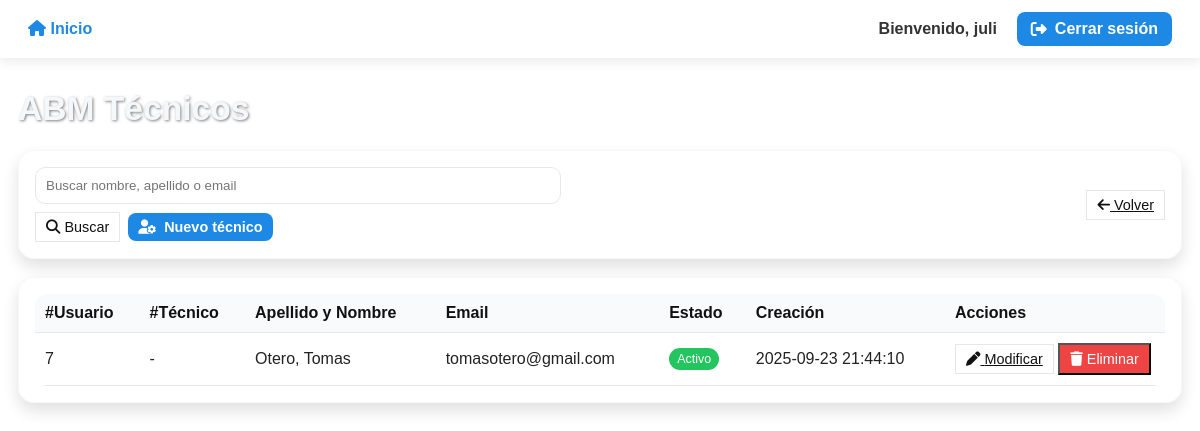
Page /interfaces/Administrador/abmTecnicos.php (signed in) on the committed database.
### tables this page shows
CREATE TABLE IF NOT EXISTS usuarios (
  id_usuario INT NOT NULL AUTO_INCREMENT,
  nombre VARCHAR(100) NOT NULL,
  apellido VARCHAR(100) NOT NULL,
  email VARCHAR(150) NOT NULL,
  password_hash VARCHAR(255) NOT NULL,
  id_rol INT DEFAULT NULL,
  activo TINYINT(1) DEFAULT 1,
  fecha_creacion TIMESTAMP NOT NULL DEFAULT CURRENT_TIMESTAMP,
  genero VARCHAR(100) DEFAULT NULL,
  img_dni LONGTEXT DEFAULT NULL,
  CONSTRAINT pk_usuario PRIMARY KEY (id_usuario),         
  CONSTRAINT uk_usuario_email UNIQUE (email),             
  KEY idx_usuario_id_rol (id_rol),                        
  CONSTRAINT fk_usuario_id_rol FOREIGN KEY (id_rol)       
    REFERENCES roles(id_rol)
    ON UPDATE CASCADE
    ON DELETE SET NULL
);

### interfaces/Administrador/abmTecnicos.php (the view, shortened to what this page needs)
<?php
$nombreAdmin = $_SESSION['nombre'] ?? 'Admin';
$conn = ConexionBD::conectar();
$conn->set_charset('utf8mb4');
function esc($s){ return htmlspecialchars((string)$s, ENT_QUOTES, 'UTF-8'); }
function qget($k,$d=null){ return isset($_GET[$k])?$_GET[$k]:$d; }
$action = qget('action','list');
$search = trim(qget('q',''));
$rows=[];
if ($action==='list'){
  if ($search!==''){
    $like='%'.$search.'%';
    $s=$conn->prepare("
      SELECT u.id_usuario,u.nombre,u.apellido,u.email,u.activo,u.fecha_creacion,
             t.id_tecnico
      FROM usuarios u
      LEFT JOIN tecnicos t ON t.id_usuario=u.id_usuario
      WHERE u.id_rol=4 AND (u.nombre LIKE ? OR u.apellido LIKE ? OR u.email LIKE ?)
      ORDER BY u.apellido,u.nombre
      LIMIT 200
    ");
    $s->bind_param('sss',$like,$like,$like);
  } else {
    $s=$conn->prepare("
      SELECT u.id_usuario,u.nombre,u.apellido,u.email,u.activo,u.fecha_creacion,
             t.id_tecnico
      FROM usuarios u
      LEFT JOIN tecnicos t ON t.id_usuario=u.id_usuario
      WHERE u.id_rol=4
      ORDER BY u.apellido,u.nombre
      LIMIT 200
    ");
  }
  $s->execute();
  if ($r=$s->get_result()){ while($row=$r->fetch_assoc()) $rows[]=$row; }
}
?>
<!DOCTYPE html>
<html lang="es">
<head>
<link rel="stylesheet" href="https://cdnjs.cloudflare.com/ajax/libs/font-awesome/6.5.0/css/all.min.css"/>
</head>
<body>
<nav>
  <div class="nav-inner">
    <div class="nav-links">
      <a href="principalAdmi.php"><i class="fa fa-house"></i> Inicio</a>
    </div>
    <div class="nav-links">
      <span style="color:#333;font-weight:bold">Bienvenido, <?= esc($nombreAdmin) ?></span>
      <a class="btn" href="../../Logica/General/cerrarSesion.php"><i class="fa fa-right-from-bracket"></i> Cerrar sesión</a>
    </div>
  </div>
</nav>
<main class="container">
  <h1>ABM Técnicos</h1>
  <div class="card" style="display:flex;align-items:center;justify-content:space-between;gap:12px">
    <?php if ($action==='list'): ?>
      <form method="get" action="abmTecnicos.php" style="display:flex;gap:8px;align-items:center;flex-wrap:wrap">
        <input type="text" name="q" value="<?= esc($search) ?>" placeholder="Buscar nombre, apellido o email" style="min-width:280px"/>
        <button class="btn-outline btn-sm" type="submit"><i class="fa fa-search"></i> Buscar</button>
        <a class="btn btn-sm" href="abmTecnicos.php?action=new"><i class="fa fa-user-gear"></i> Nuevo técnico</a>
      </form>
      <a class="btn-outline btn-sm" href="principalAdmi.php"><i class="fa fa-arrow-left"></i> Volver</a>
    <?php endif; ?>
  </div>
  <?php if ($action==='list'): ?>
    <div class="card">
      <table class="table">
        <thead>
          <tr>
            <th>#Usuario</th>
            <th>#Técnico</th>
            <th>Apellido y Nombre</th>
            <th>Email</th>
            <th>Estado</th>
            <th>Creación</th>
            <th style="width:220px">Acciones</th>
          </tr>
        </thead>
        <tbody>
          <?php if (empty($rows)): ?>
            <tr><td colspan="7" style="color:#666">No hay técnicos cargados.</td></tr>
          <?php else: foreach($rows as $t): ?>
            <tr>
              <td><?= (int)$t['id_usuario'] ?></td>
              <td><?= esc($t['id_tecnico'] ?? '-') ?></td>
              <td><?= esc($t['apellido'].', '.$t['nombre']) ?></td>
              <td><?= esc($t['email']) ?></td>
              <td><?= (int)$t['activo'] ? '<span class="badge on">Activo</span>' : '<span class="badge off">Inactivo</span>' ?></td>
              <td><?= esc($t['fecha_creacion']) ?></td>
              <td>
                <a class="btn-outline btn-sm" href="abmTecnicos.php?action=edit&id=<?= (int)$t['id_usuario'] ?>"><i class="fa fa-pen"></i> Modificar</a>
                <form style="display:inline" method="post" onsubmit="return confirm('¿Eliminar este técnico?')">
                  <button class="btn-danger btn-sm" type="submit"><i class="fa fa-trash"></i> Eliminar</button>
                </form>
              </td>
            </tr>
          <?php endforeach; endif; ?>
        </tbody>
      </table>
    </div>
  <?php endif; ?>
</main>
</body>
</html>

### interfaces/Administrador/abmTecnicos.php (style rules this page uses)
* { margin:0;padding:0;box-sizing:border-box }
:root { --brand:#1e88e5; --brand-dark:#1565c0; --ok:#22c55e; --warn:#f59e0b; --bad:#ef4444; --bgcard: rgba(255,255,255,.92); --border:#e5e7eb; }
body { font-family:Arial,sans-serif;background:url("https://i.pinimg.com/1200x/9b/e2/12/9be212df4fc8537ddc31c3f7fa147b42.jpg") no-repeat center/cover fixed;color:#222 }
nav { background:#fff;padding:12px 28px;box-shadow:0 4px 10px rgba(0,0,0,.08);position:sticky;top:0;z-index:10 }
.nav-inner { display:flex;align-items:center;justify-content:space-between }
.nav-links { display:flex;gap:20px;align-items:center }
nav a { color:var(--brand);text-decoration:none;font-weight:bold }
.btn { border:none;border-radius:8px;background:var(--brand);color:#fff;padding:8px 14px;cursor:pointer;font-weight:bold;text-decoration:none;display:inline-flex;gap:8px;align-items:center }
.btn-outline { background:#fff;color:#111;border:1px solid var(--border) }
.btn-danger { background:var(--bad); color:#fff }
.btn-sm { font-size:.9rem;padding:6px 10px }
.container { padding:32px 18px;max-width:1200px;margin:0 auto }
h1 { color:#f5f8fa;text-shadow:1px 1px 3px rgba(0,0,0,.5);margin-bottom:22px;font-size:2.1rem }
.card { background:var(--bgcard);backdrop-filter:blur(3px);border-radius:16px;padding:16px;box-shadow:0 8px 16px rgba(0,0,0,.12);margin-bottom:18px;border:1px solid rgba(0,0,0,.03) }
.table { width:100%;border-collapse:collapse;background:#fff;border-radius:12px;overflow:hidden }
.table th,.table td { padding:10px;border-bottom:1px solid #e8e8e8;text-align:left }
.table thead th { background:#f8fafc;color:#111 }
.badge { padding:4px 8px;border-radius:999px;font-size:.78rem;color:#fff;display:inline-block }
.badge.on { background:var(--ok) }
input[type="text"],input[type="email"],input[type="password"] { width:100%;padding:10px;border:1px solid var(--border);border-radius:10px }

### rows in the picture
usuarios: id_usuario "7", id_tecnico "-", apellido+nombre "Otero, Tomas", email "tomasotero@gmail.com", activo "Activo", fecha_creacion "2025-09-23 21:44:10"

### other values in the picture
$nombreAdmin "juli"
